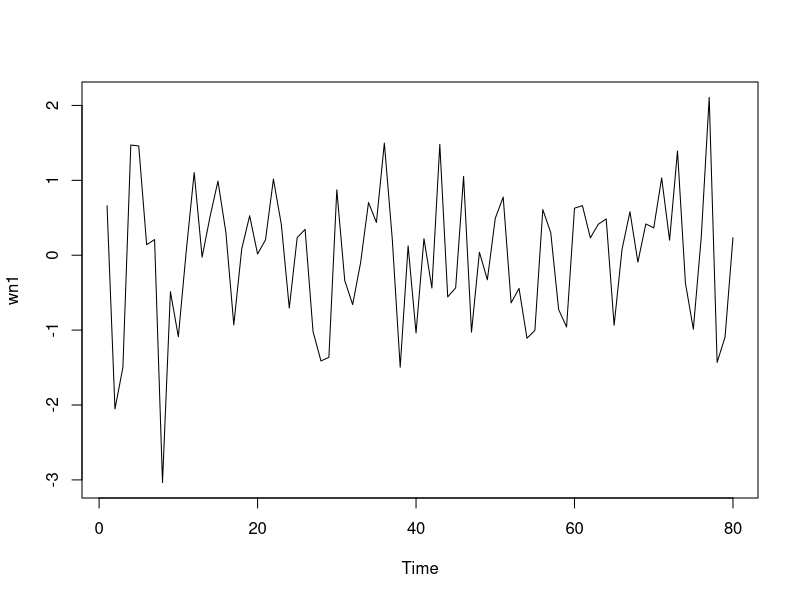
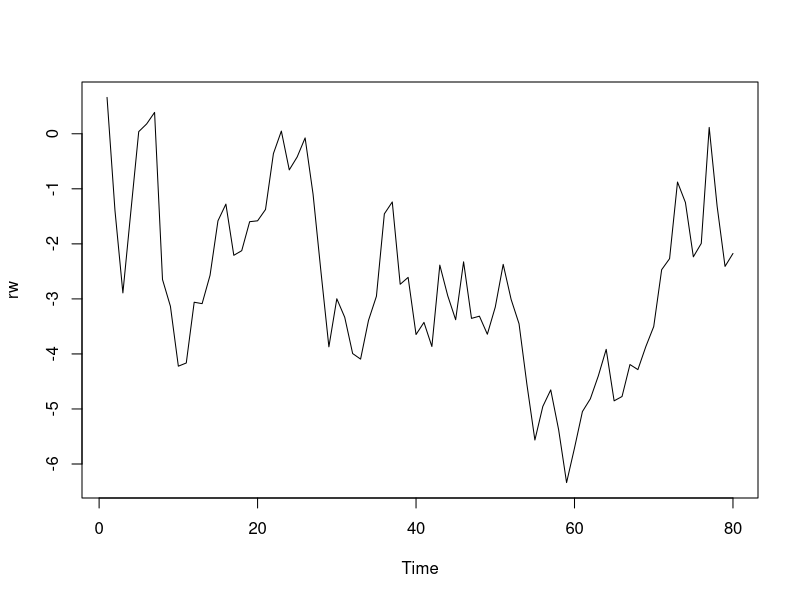
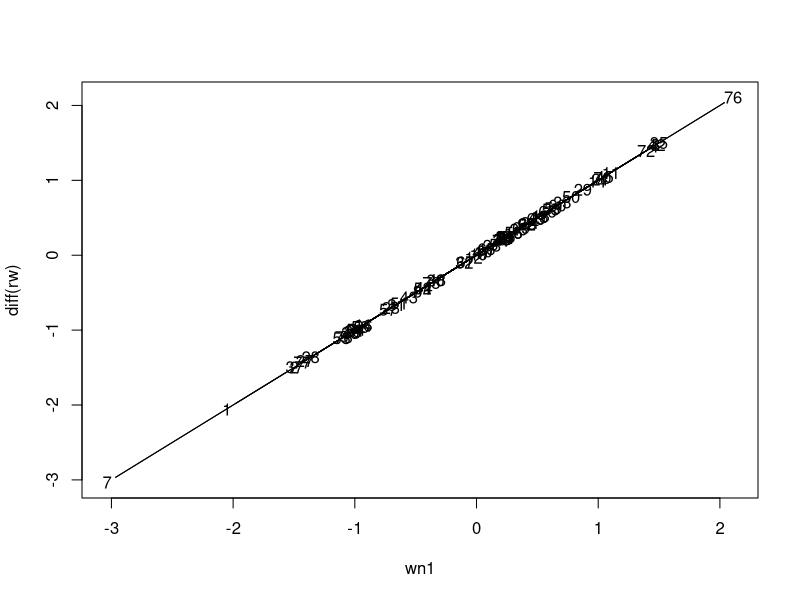
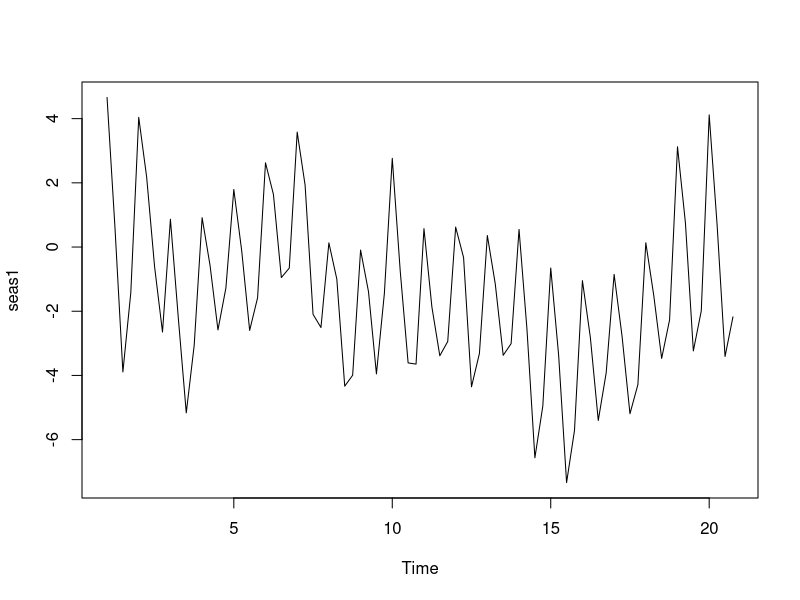
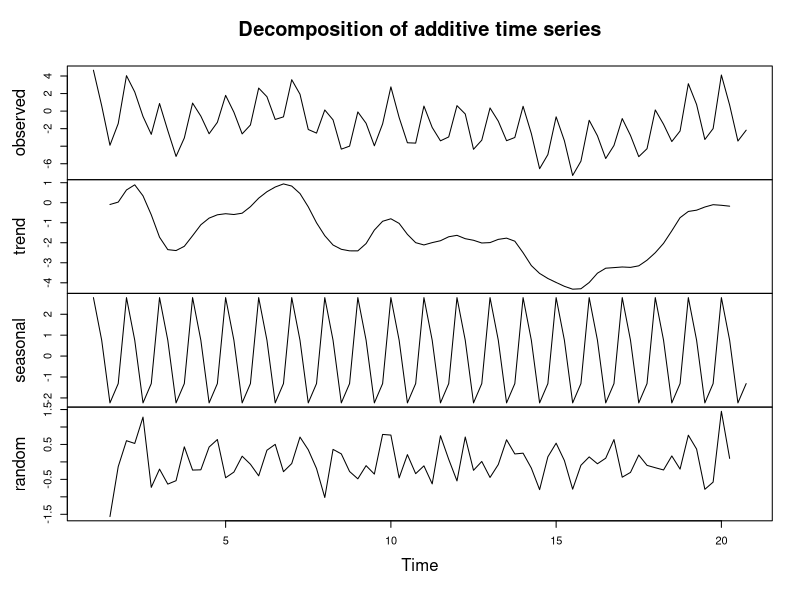
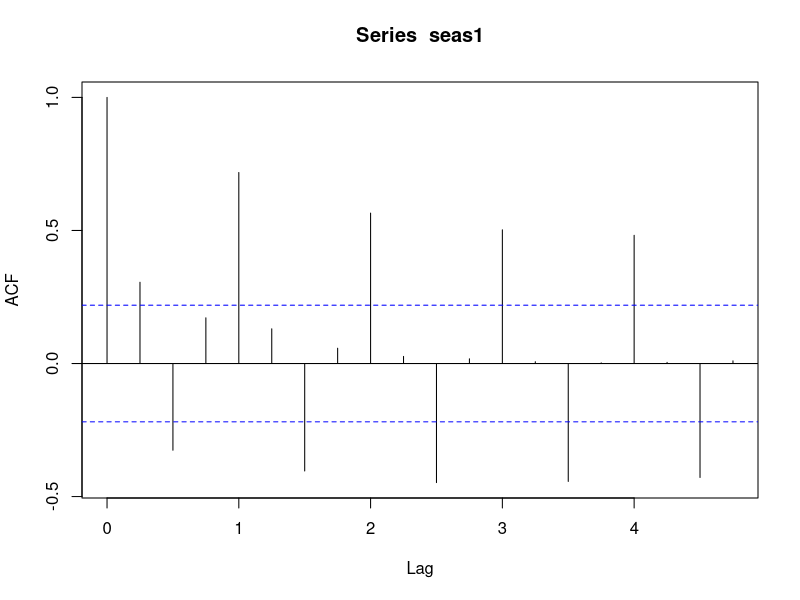
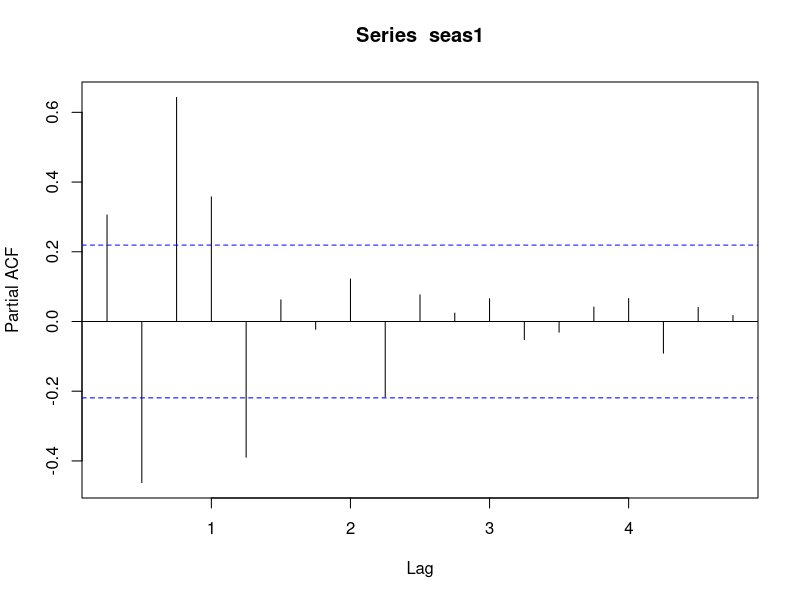
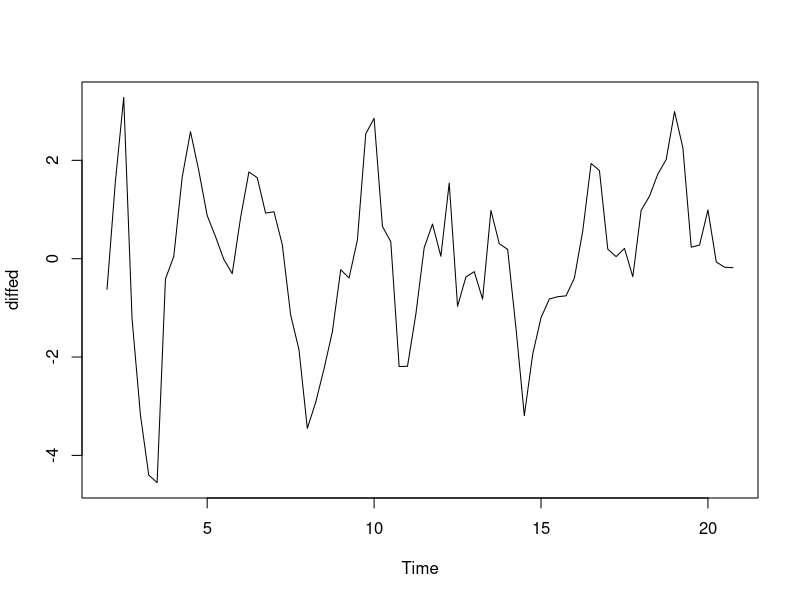

Here is the R script that generated these plots, in order:
library(forecast)

set.seed(234)

n <- 80

# white noise
wn1 <- ts(rnorm(n))
plot(wn1)

# random walk - remember a random walk is a cumulative sum of an iid random variable
# such as our white noise:
rw <- ts(cumsum(wn1))
plot(rw)

# so the first difference of the random walk recovers the original white noise
plot(wn1, diff(rw))


#------------seasonality - unchanging-----------------------
# simple, unchanging seasonality over a random walk.  First quarter gets +4, second +2, etc.
seasonality1 <- rep(c(4, 2, -1, 0), (n / 4))

seas1 <- ts(rw + seasonality1, frequency = 4)
plot(seas1)
plot(decompose(seas1))

# lots of strong autocorrelations:
acf(seas1)
pacf(seas1)

# taking differences at lag 4 removes most of the seasonality (this is equivalent
# to converting it to year on year differences)
#
diffed <- diff(seas1, 4)
plot(diffed)
# the annual seasonality autocorrelation (ie at lag "1" in the plot below, which
# means 1 year ie 4 quarters) is gone, but the autocorrelation from the original
# random walk is still there:
acf(diffed)
pacf(diffed)

# taken successive differences can address this to a degree:
diffed <- diff(diff(seas1, 4), 1)
plot(diffed)
# but now some negative correlation seasonality has crept in:
pacf(diffed)

# try for yourself - does it make any difference if you do the lag 1 diff
# before the lag 4 diff?


#-----------------seasonality - itself a time series------------------
# what if the seasonality for each quarter is itself an AR(1) ie moving around 
# the original value:
seasonality2 <- ts(seasonality1 )
seasonality2[(1:(n / 4)) * 4 - 3] <- seasonality1[1] + arima.sim(n / 4, model = list(ar = c(0.1)))
seasonality2[(1:(n / 4)) * 4 - 2] <- seasonality1[2] + arima.sim(n / 4, model = list(ar = c(0.1)))
seasonality2[(1:(n / 4)) * 4 - 1] <- seasonality1[3] + arima.sim(n / 4, model = list(ar = c(0.1)))
seasonality2[(1:(n / 4)) * 4 - 0] <- seasonality1[4] + arima.sim(n / 4, model = list(ar = c(0.1)))
   
seas2 <- ts(rw + seasonality2, frequency = 4)
plot(seasonality2)
plot(seas2)

acf(seas2)
pacf(seas2)

diffed <- diff(diff(seas2, 4), 1)
plot(diffed)
pacf(diffed)

# decompose cannot identify the changing seasonality
plot(decompose(seas2))

# stl cannot identify it unless you let the s.window parameter use loess for
# seasonal extraction:
plot(stl(seas2, s.window = "periodic")) # seasonality is same each cycle
plot(stl(seas2, s.window = 4))          # seasonality changes over time, but not as much as our reality


#--------------------seasonality - a more complex time series-------------
# we perturb the seasonality with ARMA(1, 1)[4] (notice how this is specified
# for arima.sim())
seasonality3 <- ts(seasonality1) +
   arima.sim(n = n, model = list(ar = c(0, 0, 0, 0.5), ma = c(0, 0, 0, -0.5)))
plot(seasonality3)
seas3 <- ts(rw + seasonality3, frequency = 4)
plot(stl(seas3, s.window = 4))

#------------modelling with SARIMA--------------
# auto.arima is poor at recovering the original data generating process of
# the series, particularly with these small sample sizes.  But it does
# well at decompoising into a moving

library(forecast)
model2 <- auto.arima(seas2)
model2

model3 <- auto.arima(seas3)
model3


#================================X13-SEATS-ARIMA===================
# X13-SEATS-ARIMA
